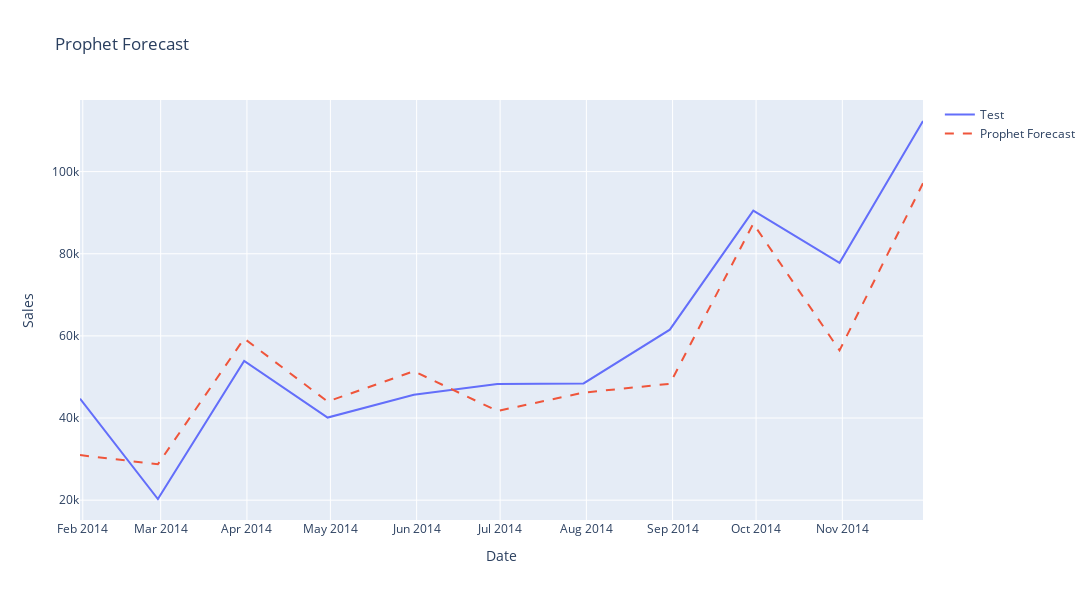

The cell this chart's notebook holds for it:
### Code cell
features=['ds','month','day_of_week','week_of_year']

future = test[features].copy()

forecast = m.predict(future)


mse_prophet = mean_squared_error(test['y'], forecast['yhat'])
rmse_prophet = np.sqrt(mse_prophet)
r2_prophet = r2_score(test['y'], forecast['yhat'])

print(f'RMSE: {rmse_prophet}')
print(f'R2 Score: {r2_prophet}')



fig = go.Figure()

fig.add_trace(go.Scatter(
    x=test['ds'],
    y=test['y'],
    name='Test',
    mode='lines'
))

fig.add_trace(go.Scatter(
    x=forecast['ds'],
    y=forecast['yhat'],
    name='Prophet Forecast',
    mode='lines',
    line=dict(dash='dash')
))

fig.update_layout(
    title='Prophet Forecast',
    xaxis_title='Date',
    yaxis_title='Sales',
    showlegend=True,
    width=1200,
    height=600
)

fig.show()

fig.write_image(config['dir']['artifacts_dir']+'/Prophet.png')

### Figure 1 — Plotly figure (JSON) as saved in the notebook; plotly's stock layout.template omitted (floating-point values rounded to 4 significant figures)
{"data": [{"mode": "lines", "name": "Test", "type": "scatter", "x": ["2014-01-31T00:00:00", "2014-02-28T00:00:00", "2014-03-31T00:00:00", "2014-04-30T00:00:00", "2014-05-31T00:00:00", "2014-06-30T00:00:00", "2014-07-31T00:00:00", "2014-08-31T00:00:00", "2014-09-30T00:00:00", "2014-10-31T00:00:00", "2014-11-30T00:00:00"], "y": [44700.0, 20280.0, 53910.0, 40110.0, 45650.0, 48260.0, 48430.0, 61520.0, 90490.0, 77790.0, 112300.0]}, {"line": {"dash": "dash"}, "mode": "lines", "name": "Prophet Forecast", "type": "scatter", "x": ["2014-01-31T00:00:00", "2014-02-28T00:00:00", "2014-03-31T00:00:00", "2014-04-30T00:00:00", "2014-05-31T00:00:00", "2014-06-30T00:00:00", "2014-07-31T00:00:00", "2014-08-31T00:00:00", "2014-09-30T00:00:00", "2014-10-31T00:00:00", "2014-11-30T00:00:00"], "y": [30980.0, 28740.0, 59360.0, 44010.0, 51400.0, 41720.0, 46190.0, 48330.0, 87330.0, 56480.0, 97170.0]}], "layout": {"height": 600, "showlegend": true, "title": {"text": "Prophet Forecast"}, "width": 1200, "xaxis": {"title": {"text": "Date"}}, "yaxis": {"title": {"text": "Sales"}}}}
